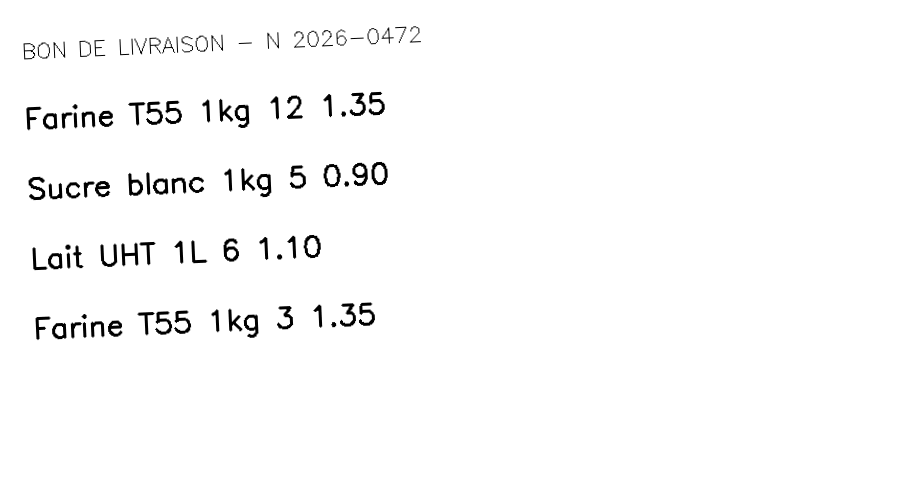
#> input picture ia-service/tests/sample_bon_livraison.png, 900 x 500 px; its folder holds only this picture in this run
$ python -i image_cleaner.py   (imports and definitions only)
#> lines starting #> are read from the running program, lines starting #| are printed output that depends on the picture; after the words box and inside, x2 and y2 are one past the last pixel; in counts of white or black regions, pixels touching at a corner belong together
### ia-service/app/core/logging.py
"""Configuration simple du logging pour tout le service."""
import logging
import sys

from app.core.config import settings


# [6 lines left out: function setup_logging, not called in this run]


def get_logger(name: str) -> logging.Logger:
#> in preprocess_image, image is the input picture: shape (500, 900, 3); min 0, max 255, mean 250.1
    return logging.getLogger(name)

### ia-service/app/preprocessing/image_cleaner.py
"""
Prétraitement d'image avant OCR.

Pipeline : niveaux de gris -> réduction du bruit -> correction d'inclinaison
(deskew) -> amélioration du contraste (CLAHE) -> binarisation adaptative.

Chaque étape est isolée dans sa propre fonction pour rester testable
indépendamment, et `preprocess_image` orchestre l'ensemble.
"""
from __future__ import annotations

import cv2
import numpy as np

from app.core.logging import get_logger

logger = get_logger(__name__)


def to_grayscale(image: np.ndarray) -> np.ndarray:
    if len(image.shape) == 2:
        return image
    return cv2.cvtColor(image, cv2.COLOR_BGR2GRAY)


def denoise(image: np.ndarray) -> np.ndarray:
    """
    Réduction du bruit tout en préservant les contours du texte.

    ATTENTION : sur des documents à texte dense et petite police (tableaux
    multi-colonnes, factures), ce débruitage a tendance à flouter les
    détails fins des caractères et à DÉGRADER la précision de l'OCR (mesuré
    empiriquement : ~20% de nombres décimaux corrects en moins sur un vrai
    bon de livraison). Cette fonction reste disponible et utile pour des
    photos réellement bruitées/grainées (faible luminosité, vieux scanner),
    mais n'est plus appliquée par défaut dans `preprocess_image` — voir le
    paramètre `apply_denoise`.
    """
    return cv2.fastNlMeansDenoising(image, h=10, templateWindowSize=7, searchWindowSize=21)


def deskew(image: np.ndarray, max_correction_degrees: float = 15.0) -> np.ndarray:
    """
    Corrige l'inclinaison de l'image (photo prise de travers).

    Méthode : on binarise temporairement, on récupère les pixels non-nuls,
    puis on calcule l'angle minimal du rectangle englobant (minAreaRect).

    IMPORTANT : sur les documents contenant un grand tableau dense (colonnes
    de prix, codes-barres, etc.), minAreaRect peut se caler sur la forme
    globale du tableau plutôt que sur l'orientation réelle du texte, et
    renvoyer un angle proche de 90°. Une vraie photo prise "de travers"
    dépasse rarement 15° d'inclinaison : au-delà, on considère l'angle
    calculé comme non fiable et on ne touche pas à l'image plutôt que de
    risquer une rotation erronée à 90°.
    """
#> called with max_correction_degrees = 15
    inverted = cv2.bitwise_not(image)
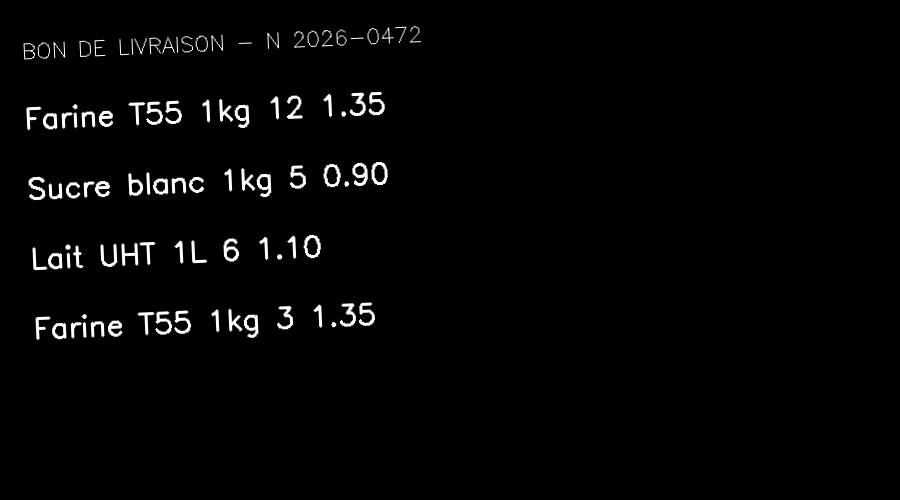
#> inverted: shape (500, 900); min 0, max 255, mean 4.9
    thresh = cv2.threshold(inverted, 0, 255, cv2.THRESH_BINARY | cv2.THRESH_OTSU)[1]
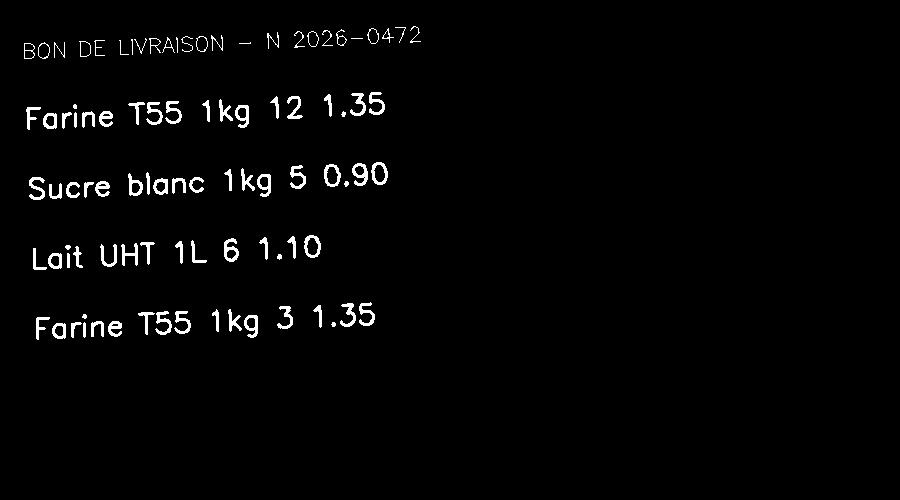
#> thresh: shape (500, 900); 2% white; 95 white regions (7 under 20 px), largest, box (x1, y1, x2, y2) and area: (352, 163, 368, 186) 189, (224, 238, 239, 262) 188, (371, 162, 388, 185) 175

    coords = np.column_stack(np.where(thresh > 0))
#> coords = 8955 pairs, first value 26 to 339, second value 24 to 420
    if coords.shape[0] < 10:
        # Pas assez de pixels pour estimer un angle fiable : on ne touche à rien
        logger.debug("deskew: trop peu de pixels détectés, image inchangée")
        return image

    angle = cv2.minAreaRect(coords)[-1]
#> angle = -87.61

    if angle < -45:
        angle = -(90 + angle)
#> angle = -2.39
    else:
        angle = -angle

    # Angle jugé non fiable (probable faux positif sur un tableau dense) :
    # on n'applique aucune rotation plutôt que de risquer de tourner l'image
    # de travers.
    if abs(angle) > max_correction_degrees:
        logger.warning(
            "deskew: angle calculé (%.1f°) hors plage fiable (>%.0f°), "
            "image laissée inchangée pour éviter une rotation erronée",
            angle,
            max_correction_degrees,
        )
        return image

    # Si l'angle est négligeable, ne pas introduire de flou de rotation inutile
    if abs(angle) < 0.3:
        return image

    (h, w) = image.shape[:2]
#> h = 500; w = 900
    center = (w // 2, h // 2)
#> center = (450, 250)
    rotation_matrix = cv2.getRotationMatrix2D(center, angle, 1.0)
#> rotation_matrix = [[0.999, -0.0416, 10.8], [0.0416, 0.999, -18.52]]
    rotated = cv2.warpAffine(
        image,
        rotation_matrix,
        (w, h),
        flags=cv2.INTER_CUBIC,
        borderMode=cv2.BORDER_REPLICATE,
    )
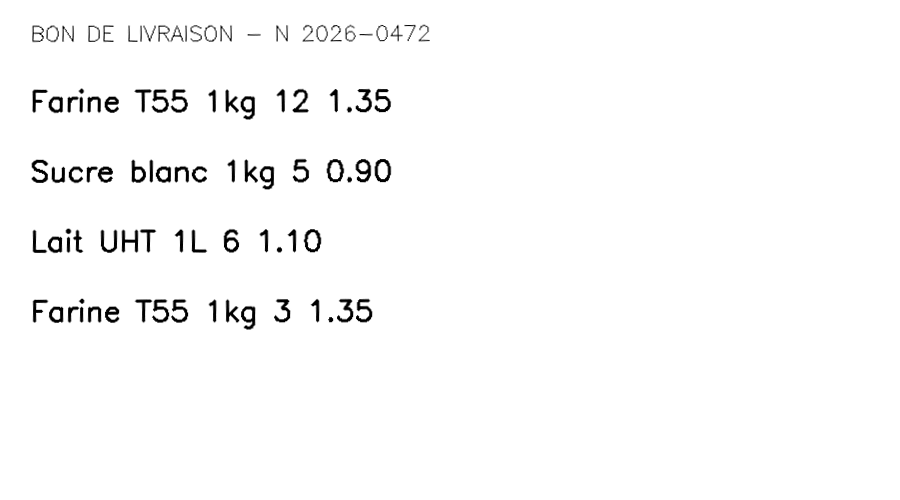
#> rotated: shape (500, 900); min 0, max 255, mean 250.1
    logger.debug("deskew: rotation appliquée de %.2f degrés", angle)
    return rotated


def enhance_contrast(image: np.ndarray) -> np.ndarray:
    """Amélioration du contraste local via CLAHE (meilleur que l'égalisation globale)."""
    clahe = cv2.createCLAHE(clipLimit=2.0, tileGridSize=(8, 8))
    return clahe.apply(image)


def adaptive_binarize(image: np.ndarray) -> np.ndarray:
    """Binarisation adaptative (robuste aux variations d'éclairage sur la feuille)."""
    return cv2.adaptiveThreshold(
        image,
        255,
        cv2.ADAPTIVE_THRESH_GAUSSIAN_C,
        cv2.THRESH_BINARY,
        blockSize=31,
        C=15,
    )


def upscale_if_small(image: np.ndarray, min_width: int = 1400, factor: float = 4.0) -> np.ndarray:
    """
    Agrandit l'image si elle est petite/basse résolution.

    Sur les documents à texte dense et petite police (tableaux avec beaucoup
    de colonnes, codes-barres, prix...), une résolution trop faible fait
    perdre à l'OCR les détails fins des caractères. On agrandit donc l'image
    (interpolation cubique) quand sa largeur est en-dessous de `min_width`.

    `factor=4.0` par défaut : mesuré empiriquement sur un vrai bon de
    livraison (tableau dense, ~684px de large à l'origine), un facteur x4
    donne nettement plus de nombres/prix correctement reconnus par l'OCR
    qu'un facteur x2 (43 vs 31 valeurs décimales correctes sur le même
    document de test).
    """
#> called with min_width = 1400, factor = 4
    h, w = image.shape[:2]
#> h = 500; w = 900
    if w >= min_width:
        return image
    resized = cv2.resize(image, None, fx=factor, fy=factor, interpolation=cv2.INTER_CUBIC)
    logger.debug("upscale_if_small: image agrandie de %dx%d à %dx%d", w, h, resized.shape[1], resized.shape[0])
    return resized


def preprocess_image(image_path: str, binarize: bool = False, apply_denoise: bool = False) -> np.ndarray:
    """
    Charge une image depuis le disque et applique le pipeline complet de
    nettoyage. Retourne une image en niveaux de gris contrastée (np.ndarray,
    1 canal), prête pour l'OCR.

    `binarize=False` par défaut : sur les documents à texte dense et petite
    police (tableaux, factures multi-colonnes), la binarisation adaptative
    peut détruire les détails fins des caractères et dégrader fortement les
    résultats OCR. Le niveau de gris contrasté donne de meilleurs résultats
    dans ce cas. Mettre `binarize=True` si besoin pour des documents plus
    simples (texte épars, fort contraste déjà présent).

    `apply_denoise=False` par défaut : mesuré empiriquement comme
    contre-productif sur du texte dense (voir docstring de `denoise`).
    Mettre `apply_denoise=True` pour des photos réellement bruitées/grainées
    (faible luminosité, vieux scanner) où le compromis peut s'inverser.
    """
    image = cv2.imread(image_path)
    if image is None:
        raise ValueError(f"Impossible de lire l'image : {image_path}")

    gray = to_grayscale(image)
    base = denoise(gray) if apply_denoise else gray
    straightened = deskew(base)
    contrasted = enhance_contrast(straightened)
    upscaled = upscale_if_small(contrasted)

    if binarize:
        result = adaptive_binarize(upscaled)
    else:
        result = upscaled

    logger.info("preprocess_image: pipeline terminé pour %s", image_path)
    return result

>>> result = preprocess_image('../../tests/sample_bon_livraison.png')
